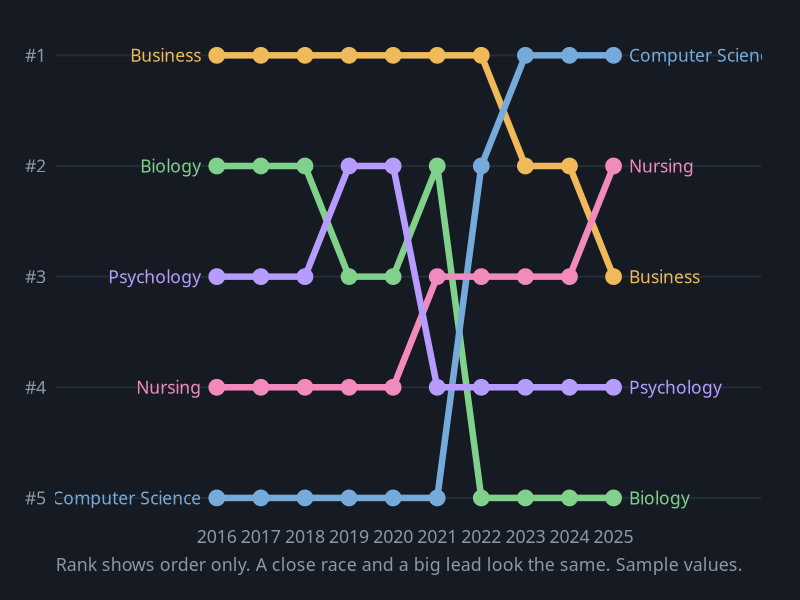
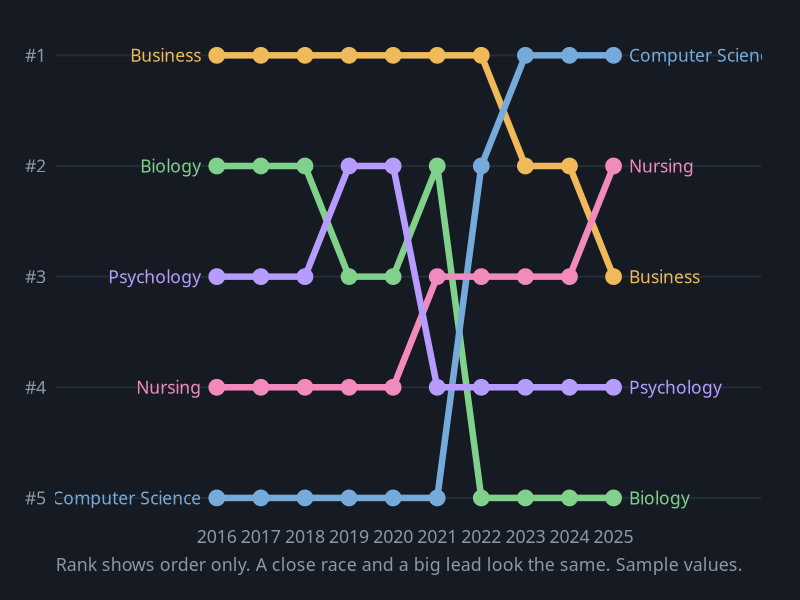

These charts were generated, in order, by the following R code:
# Bump Chart
# Question: How did the top five majors trade places over ten years?
# Put this script and bump.csv in the same folder, then in RStudio choose
# Session > Set Working Directory > To Source File Location.

library(tidyverse)

# ---- Gallery look: dark background, soft gray text ----
font <- "IBM Plex Sans"   # use "sans" if IBM Plex Sans is not installed
ink  <- "#8B97A7"

theme_gallery <- function() {
  theme_minimal(base_size = 16, base_family = font) +
    theme(
      plot.background  = element_rect(fill = "#161B23", color = NA),
      panel.grid       = element_line(color = "#222A34"),
      panel.grid.minor = element_blank(),
      text             = element_text(color = ink),
      axis.text        = element_text(color = ink),
      legend.position  = "top",
      legend.title     = element_blank(),
      plot.margin      = margin(24, 28, 18, 18)
    )
}

pal <- c("Business" = "#F0B95A", "Biology" = "#7FD18C", "Psychology" = "#B79CFF",
         "Computer Science" = "#75AADB", "Nursing" = "#F38ABE")

df <- read_csv("bump.csv", show_col_types = FALSE) |>
  group_by(year) |>
  mutate(rank = rank(-students, ties.method = "first")) |>   # 1 = most students that year
  ungroup()

p <- ggplot(df, aes(x = year, y = rank, color = major)) +
  geom_line(linewidth = 2.2) +
  geom_point(size = 5) +
  geom_text(data = filter(df, year == min(year)), aes(label = major),
            hjust = 1, nudge_x = -0.35, family = font, size = 4.4) +
  geom_text(data = filter(df, year == max(year)), aes(label = major),
            hjust = 0, nudge_x = 0.35, family = font, size = 4.4) +
  scale_y_reverse(breaks = 1:5, labels = paste0("#", 1:5)) +
  scale_x_continuous(breaks = seq(2016, 2025, 1), expand = expansion(add = c(3.3, 3.0))) +
  scale_color_manual(values = pal, guide = "none") +
  labs(x = NULL, y = NULL,
       caption = "Rank shows order only. A close race and a big lead look the same. Sample values.") +
  theme_gallery() +
  theme(panel.grid.minor = element_blank(), panel.grid.major.x = element_blank(),
        plot.caption = element_text(color = ink, hjust = 0))

ggsave("bump.png", p, width = 9, height = 6, dpi = 200)
p
